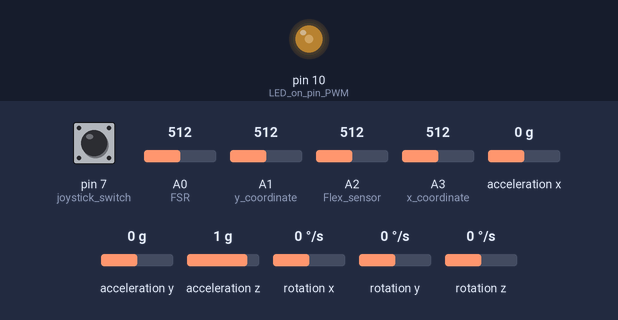
A sketch run on a simulated Arduino Uno, built with avr-gcc and run on an emulated ATmega328P. Parts: output pins drawn as LEDs (lit = HIGH). Inputs (shaded band) come from the test bench; at power-on: pin 7 (joystick_switch) HIGH, A0 (FSR) = 512, A1 (y_coordinate) = 512, A2 (Flex_sensor) = 512, A3 (x_coordinate) = 512, acceleration x 0 g, acceleration y 0 g, acceleration z 1 g, rotation x 0 °/s, rotation y 0 °/s, rotation z 0 °/s. What the sketch prints to the serial monitor is not drawn.

Above: at 0.1 s.
Timing chart, 0 to 1.6 s (numbered marks = the images above):
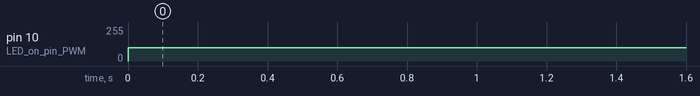

The sketch:

arduinoCode.ino
```cpp
#include <Wire.h>
#include <MPU6050.h>
MPU6050 mpu;

int FSRvalue, Flexvalue;
int16_t ax, ay, az;
int16_t gx, gy, gz;
float ax_g, ay_g, az_g;
float gx_dps, gy_dps, gz_dps;
int x_val, y_val, button_state;


void setup() {
  pinMode(10, OUTPUT);  // LED on pin PWM
  pinMode(A0, INPUT);   // FSR
  pinMode(A2, INPUT);   // Flex sensor
  pinMode(A3, INPUT);   // x coordinate
  pinMode(A1, INPUT);   // y coordinate
  pinMode(7, INPUT_PULLUP);   // joystick switch


  Serial.begin(115200);
  Wire.begin();

  // Initialize MPU6050
  Serial.println("Initializing MPU6050...");
  mpu.initialize();

  if (!mpu.testConnection()) {
    Serial.println("Error: MPU6050 not connected!");
    while (1);
  }
  Serial.println("MPU6050 connected.");

  Serial.println("Setup successful.\n");
}

void loop() {
  analogWrite(10, 100);  // Accende il LED a luminosità media

  FSRvalue  = analogRead(A0);
  Flexvalue = analogRead(A2);
  mpu.getMotion6(&ax, &ay, &az, &gx, &gy, &gz);
  ax_g = ax / 16384.0;
  ay_g = ay / 16384.0;
  az_g = az / 16384.0;
  gx_dps = gx / 131.0;
  gy_dps = gy / 131.0;
  gz_dps = gz / 131.0;
  x_val=analogRead(A3);
  y_val=analogRead(A1);
  button_state=digitalRead(7);

  // stampa i valori
  serialPrint(FSRvalue, Flexvalue, ax_g, ay_g, az_g, gx_dps, gy_dps, gz_dps, x_val, y_val, button_state);

  delay(50);
}

void serialPrint(int fsr, int flex, float ax, float ay, float az,
                 float gx, float gy, float gz,
                 int x, int y, int button_state) {

  Serial.print(fsr);
  Serial.print(", ");
  Serial.print(flex);
  Serial.print(", ");
  Serial.print(ax);
  Serial.print(", ");
  Serial.print(ay);
  Serial.print(", ");
  Serial.print(az);
  Serial.print(", ");
  Serial.print(gx);
  Serial.print(", ");
  Serial.print(gy);
  Serial.print(", ");
  Serial.print(gz);
  Serial.print(", ");
  Serial.print(x);
  Serial.print(", ");
  Serial.print(y);
  Serial.print(", ");
  Serial.println(button_state);
}
```

Measured:
- by itself, pin 10 (LED_on_pin_PWM): 0/255 → 100/255 at 0.00 s
